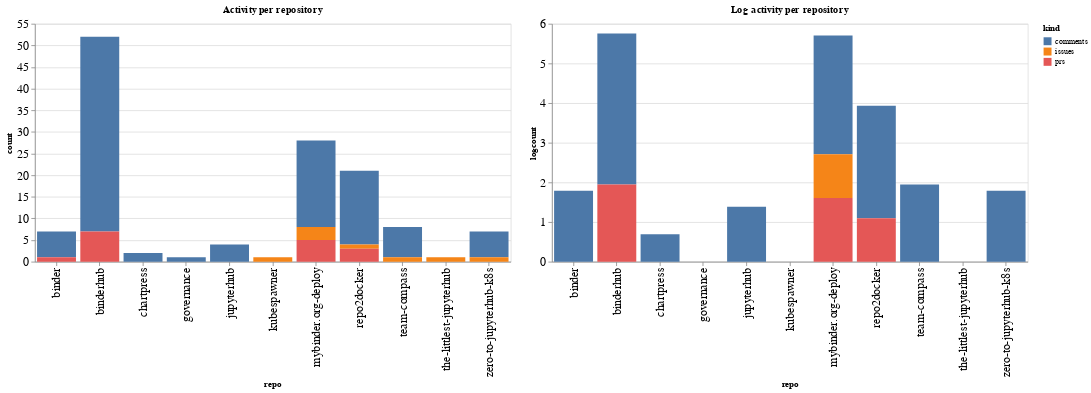

Notebook code for this chart:
### Code cell
ch1 = alt.Chart(repo_summaries, width=600, title="Activity per repository").mark_bar().encode(
    x='repo',
    y='count',
    color='kind',
    tooltip="kind"
)

ch2 = alt.Chart(repo_summaries, width=600, title="Log activity per repository").mark_bar().encode(
    x='repo',
    y='logcount',
    color='kind',
    tooltip="kind"
)

ch1 | ch2

### Figure 1 — Vega-Lite specification as saved in the notebook (floating-point values rounded to 4 significant figures)
{"config": {"axisLeft": {"labelFontSize": 15}, "axisBottom": {"labelFontSize": 15}}, "hconcat": [{"mark": "bar", "encoding": {"color": {"type": "nominal", "field": "kind"}, "tooltip": {"type": "nominal", "field": "kind"}, "x": {"type": "nominal", "field": "repo"}, "y": {"type": "quantitative", "field": "count"}}, "title": "Activity per repository", "width": 600}, {"mark": "bar", "encoding": {"color": {"type": "nominal", "field": "kind"}, "tooltip": {"type": "nominal", "field": "kind"}, "x": {"type": "nominal", "field": "repo"}, "y": {"type": "quantitative", "field": "logcount"}}, "title": "Log activity per repository", "width": 600}], "data": {"name": "data-a47ae30116d91765715daa07d98943d3"}, "$schema": "https://vega.github.io/schema/vega-lite/v4.8.1.json", "datasets": {"data-a47ae30116d91765715daa07d98943d3": [{"repo": "binder", "kind": "comments", "count": 6, "logcount": 1.792}, {"repo": "binder", "kind": "prs", "count": 1, "logcount": 0.0}, {"repo": "binderhub", "kind": "comments", "count": 45, "logcount": 3.807}, {"repo": "binderhub", "kind": "prs", "count": 7, "logcount": 1.946}, {"repo": "chartpress", "kind": "comments", "count": 2, "logcount": 0.6931}, {"repo": "governance", "kind": "comments", "count": 1, "logcount": 0.0}, {"repo": "jupyterhub", "kind": "comments", "count": 4, "logcount": 1.386}, {"repo": "kubespawner", "kind": "issues", "count": 1, "logcount": 0.0}, {"repo": "mybinder.org-deploy", "kind": "comments", "count": 20, "logcount": 2.996}, {"repo": "mybinder.org-deploy", "kind": "issues", "count": 3, "logcount": 1.099}, {"repo": "mybinder.org-deploy", "kind": "prs", "count": 5, "logcount": 1.609}, {"repo": "repo2docker", "kind": "comments", "count": 17, "logcount": 2.833}, {"repo": "repo2docker", "kind": "issues", "count": 1, "logcount": 0.0}, {"repo": "repo2docker", "kind": "prs", "count": 3, "logcount": 1.099}, {"repo": "team-compass", "kind": "comments", "count": 7, "logcount": 1.946}, {"repo": "team-compass", "kind": "issues", "count": 1, "logcount": 0.0}, {"repo": "the-littlest-jupyterhub", "kind": "issues", "count": 1, "logcount": 0.0}, {"repo": "zero-to-jupyterhub-k8s", "kind": "comments", "count": 6, "logcount": 1.792}, {"repo": "zero-to-jupyterhub-k8s", "kind": "issues", "count": 1, "logcount": 0.0}]}}
